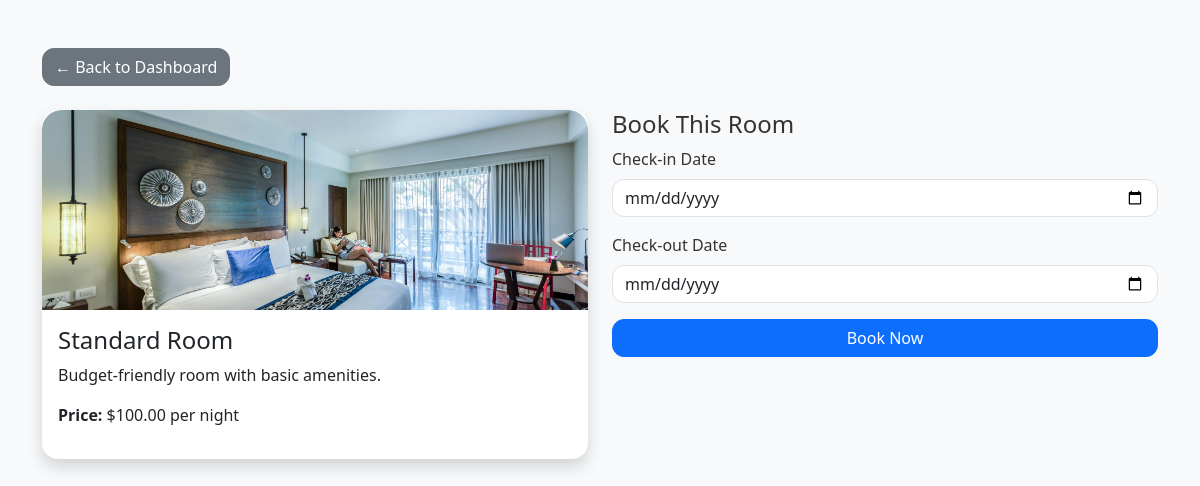
The app's page /user/book-room.php?room_id=3 (signed in) with its own data.
### tables this page shows
CREATE TABLE `rooms` (
  `id` int(11) NOT NULL,
  `title` varchar(100) NOT NULL,
  `description` text DEFAULT NULL,
  `image` varchar(255) DEFAULT NULL,
  `price` decimal(10,2) NOT NULL
);

### user/book-room.php (the view, shortened to what this page needs)
<?php
require_once '../inc/db.php';
$room_id = $_GET['room_id'] ?? null;
$stmt = $pdo->prepare("SELECT * FROM rooms WHERE id = ?");
$stmt->execute([$room_id]);
$room = $stmt->fetch();
?>
<!DOCTYPE html>
<html lang="en">
<head>
    <link href="https://cdn.jsdelivr.net/npm/bootstrap@5.3.0/dist/css/bootstrap.min.css" rel="stylesheet">
    <link rel="stylesheet" href="../assets/css/style.css">
</head>
<body>
<div class="container mt-5">
    <a href="dashboard.php" class="btn btn-secondary mb-4">← Back to Dashboard</a>
    <div class="row">
        <div class="col-md-6">
            <div class="card shadow rounded-4">
                <img src="../assets/images/<?= htmlspecialchars($room['image']) ?>" class="card-img-top" alt="<?= $room['title'] ?>">
                <div class="card-body">
                    <h4 class="card-title"><?= $room['title'] ?></h4>
                    <p><?= $room['description'] ?></p>
                    <p><strong>Price:</strong> $<?= $room['price'] ?> per night</p>
                </div>
            </div>
        </div>
        <div class="col-md-6">
            <h4>Book This Room</h4>
            <form method="POST" action="">
                <div class="mb-3">
                    <label class="form-label">Check-in Date</label>
                    <input type="date" name="check_in" class="form-control" required>
                </div>
                <div class="mb-3">
                    <label class="form-label">Check-out Date</label>
                    <input type="date" name="check_out" class="form-control" required>
                </div>
                <div class="d-grid">
                    <button class="btn btn-primary">Book Now</button>
                </div>
            </form>
        </div>
    </div>
</div>
</body>
</html>

### assets/css/style.css (style rules this page uses)
body { font-family: 'Segoe UI', Tahoma, Geneva, Verdana, sans-serif; background-color: #f8f9fa; color: #333; }
a { text-decoration: none; }
.card { border: none; border-radius: 20px; box-shadow: 0 8px 20px rgba(0, 0, 0, 0.08); transition: transform 0.3s ease, box-shadow 0.3s ease; }
.card-img-top { border-top-left-radius: 20px; border-top-right-radius: 20px; height: 200px; object-fit: cover; transition: transform 0.3s ease; }
form .form-control { border-radius: 12px; }
.btn { border-radius: 12px; font-weight: 500; transition: 0.2s ease-in-out; }

### user/book-room.php (style rules this page uses)
.card-img-top { max-height: 250px; object-fit: cover; }

### records on screen
rooms: image (picture), title "Standard Room", description "Budget-friendly room with basic amenities.", price "100.00"
